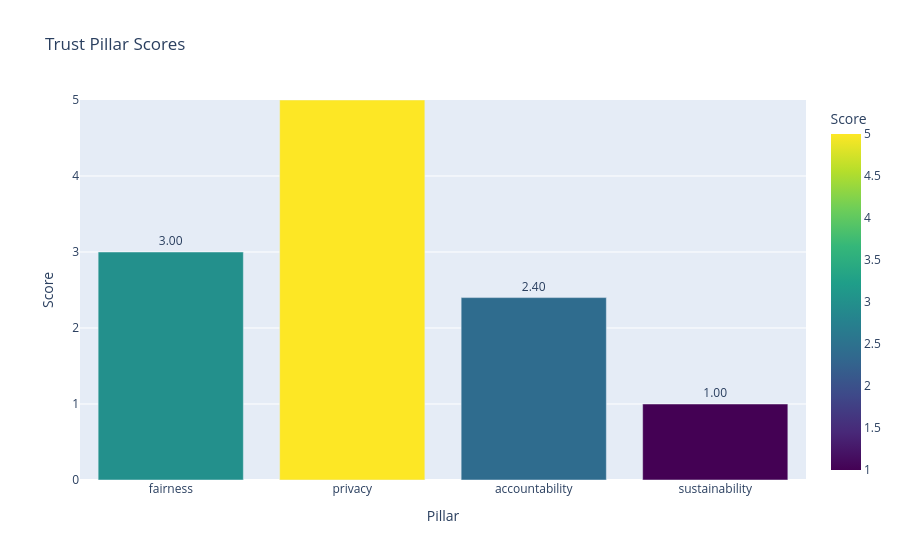
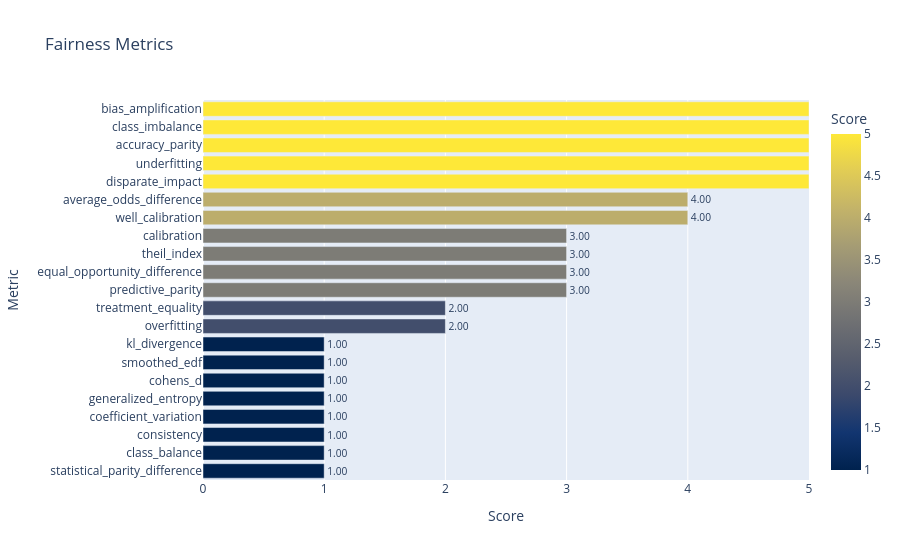
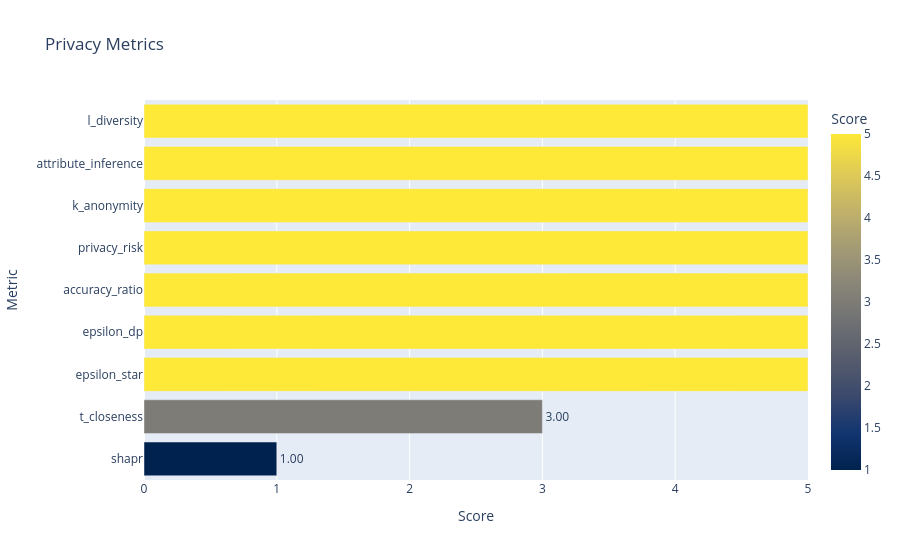
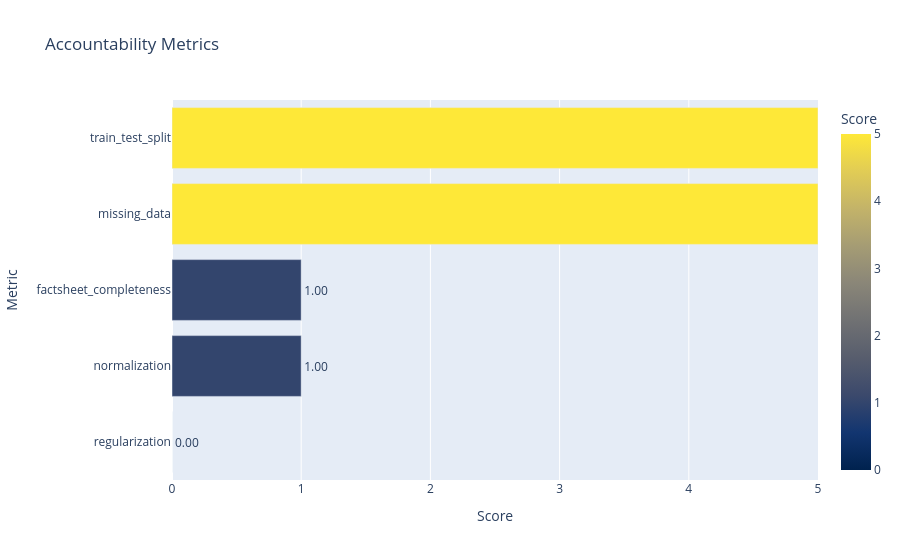

Notebook cell for these charts, in order:
### Code cell
# === Cargar datos ===

pillar_scores = results["pillar_score"]
details = results["details"]

# === Gráfico de barras de pilares ===
df_pillars = pd.DataFrame(list(pillar_scores.items()), columns=["Pillar", "Score"])
fig_pillars = px.bar(
    df_pillars,
    x="Pillar",
    y="Score",
    text="Score",
    color="Score",
    color_continuous_scale="Viridis",
    range_y=[0, 5],
    title="Trust Pillar Scores"
)
fig_pillars.update_traces(texttemplate="%{text:.2f}", textposition="outside")
fig_pillars.show()  # Esto abre un navegador con el gráfico interactivo

# === Gráficos por métricas individuales de cada pilar ===
for pillar, metrics in details.items():
    df_metrics = pd.DataFrame(list(metrics.items()), columns=["Metric", "Score"])
    df_metrics = df_metrics.sort_values("Score")  # Para que las barras horizontales estén ordenadas
    fig = px.bar(
        df_metrics,
        x="Score",
        y="Metric",
        orientation="h",
        text="Score",
        color="Score",
        color_continuous_scale="Cividis",
        range_x=[0, 5],
        title=f"{pillar.capitalize()} Metrics"
    )
    fig.update_traces(texttemplate="%{text:.2f}", textposition="outside")
    fig.show()  # Abre cada gráfico en una ventana o pestaña del navegador

### Figure 1 — Plotly figure (JSON) as saved in the notebook; plotly's stock layout.template omitted (floating-point values rounded to 4 significant figures)
{"data": [{"hovertemplate": "Pillar=%{x}<br>Score=%{marker.color}<extra></extra>", "legendgroup": "", "marker": {"color": [3.0, 5.0, 2.4, 1.0], "coloraxis": "coloraxis", "pattern": {"shape": ""}}, "name": "", "orientation": "v", "showlegend": false, "text": [3.0, 5.0, 2.4, 1.0], "textposition": "outside", "texttemplate": "%{text:.2f}", "type": "bar", "x": ["fairness", "privacy", "accountability", "sustainability"], "xaxis": "x", "y": [3.0, 5.0, 2.4, 1.0], "yaxis": "y"}], "layout": {"barmode": "relative", "coloraxis": {"colorbar": {"title": {"text": "Score"}}, "colorscale": [[0, "#440154"], [0.1111, "#482878"], [0.2222, "#3e4989"], [0.3333, "#31688e"], [0.4444, "#26828e"], [0.5556, "#1f9e89"], [0.6667, "#35b779"], [0.7778, "#6ece58"], [0.8889, "#b5de2b"], [1, "#fde725"]]}, "legend": {"tracegroupgap": 0}, "title": {"text": "Trust Pillar Scores"}, "xaxis": {"anchor": "y", "domain": [0, 1], "title": {"text": "Pillar"}}, "yaxis": {"anchor": "x", "domain": [0, 1], "range": [0, 5], "title": {"text": "Score"}}}}

### Figure 2 — Plotly figure (JSON) as saved in the notebook; plotly's stock layout.template omitted (floating-point values rounded to 4 significant figures)
{"data": [{"hovertemplate": "Score=%{marker.color}<br>Metric=%{y}<extra></extra>", "legendgroup": "", "marker": {"color": [1, 1, 1, 1, 1, 1, 1, 1, 2, 2, 3, 3, 3, 3, 4, 4, 5, 5, 5, 5, 5], "coloraxis": "coloraxis", "pattern": {"shape": ""}}, "name": "", "orientation": "h", "showlegend": false, "text": [1.0, 1.0, 1.0, 1.0, 1.0, 1.0, 1.0, 1.0, 2.0, 2.0, 3.0, 3.0, 3.0, 3.0, 4.0, 4.0, 5.0, 5.0, 5.0, 5.0, 5.0], "textposition": "outside", "texttemplate": "%{text:.2f}", "type": "bar", "x": [1, 1, 1, 1, 1, 1, 1, 1, 2, 2, 3, 3, 3, 3, 4, 4, 5, 5, 5, 5, 5], "xaxis": "x", "y": ["statistical_parity_difference", "class_balance", "consistency", "coefficient_variation", "generalized_entropy", "cohens_d", "smoothed_edf", "kl_divergence", "overfitting", "treatment_equality", "predictive_parity", "equal_opportunity_difference", "theil_index", "calibration", "well_calibration", "average_odds_difference", "disparate_impact", "underfitting", "accuracy_parity", "class_imbalance", "bias_amplification"], "yaxis": "y"}], "layout": {"barmode": "relative", "coloraxis": {"colorbar": {"title": {"text": "Score"}}, "colorscale": [[0, "#00224e"], [0.1111, "#123570"], [0.2222, "#3b496c"], [0.3333, "#575d6d"], [0.4444, "#707173"], [0.5556, "#8a8678"], [0.6667, "#a59c74"], [0.7778, "#c3b369"], [0.8889, "#e1cc55"], [1, "#fee838"]]}, "legend": {"tracegroupgap": 0}, "title": {"text": "Fairness Metrics"}, "xaxis": {"anchor": "y", "domain": [0, 1], "range": [0, 5], "title": {"text": "Score"}}, "yaxis": {"anchor": "x", "domain": [0, 1], "title": {"text": "Metric"}}}}

### Figure 3 — Plotly figure (JSON) as saved in the notebook; plotly's stock layout.template omitted (floating-point values rounded to 4 significant figures)
{"data": [{"hovertemplate": "Score=%{marker.color}<br>Metric=%{y}<extra></extra>", "legendgroup": "", "marker": {"color": [1, 3, 5, 5, 5, 5, 5, 5, 5], "coloraxis": "coloraxis", "pattern": {"shape": ""}}, "name": "", "orientation": "h", "showlegend": false, "text": [1.0, 3.0, 5.0, 5.0, 5.0, 5.0, 5.0, 5.0, 5.0], "textposition": "outside", "texttemplate": "%{text:.2f}", "type": "bar", "x": [1, 3, 5, 5, 5, 5, 5, 5, 5], "xaxis": "x", "y": ["shapr", "t_closeness", "epsilon_star", "epsilon_dp", "accuracy_ratio", "privacy_risk", "k_anonymity", "attribute_inference", "l_diversity"], "yaxis": "y"}], "layout": {"barmode": "relative", "coloraxis": {"colorbar": {"title": {"text": "Score"}}, "colorscale": [[0, "#00224e"], [0.1111, "#123570"], [0.2222, "#3b496c"], [0.3333, "#575d6d"], [0.4444, "#707173"], [0.5556, "#8a8678"], [0.6667, "#a59c74"], [0.7778, "#c3b369"], [0.8889, "#e1cc55"], [1, "#fee838"]]}, "legend": {"tracegroupgap": 0}, "title": {"text": "Privacy Metrics"}, "xaxis": {"anchor": "y", "domain": [0, 1], "range": [0, 5], "title": {"text": "Score"}}, "yaxis": {"anchor": "x", "domain": [0, 1], "title": {"text": "Metric"}}}}

### Figure 4 — Plotly figure (JSON) as saved in the notebook; plotly's stock layout.template omitted (floating-point values rounded to 4 significant figures)
{"data": [{"hovertemplate": "Score=%{marker.color}<br>Metric=%{y}<extra></extra>", "legendgroup": "", "marker": {"color": [0, 1, 1, 5, 5], "coloraxis": "coloraxis", "pattern": {"shape": ""}}, "name": "", "orientation": "h", "showlegend": false, "text": [0.0, 1.0, 1.0, 5.0, 5.0], "textposition": "outside", "texttemplate": "%{text:.2f}", "type": "bar", "x": [0, 1, 1, 5, 5], "xaxis": "x", "y": ["regularization", "normalization", "factsheet_completeness", "missing_data", "train_test_split"], "yaxis": "y"}], "layout": {"barmode": "relative", "coloraxis": {"colorbar": {"title": {"text": "Score"}}, "colorscale": [[0, "#00224e"], [0.1111, "#123570"], [0.2222, "#3b496c"], [0.3333, "#575d6d"], [0.4444, "#707173"], [0.5556, "#8a8678"], [0.6667, "#a59c74"], [0.7778, "#c3b369"], [0.8889, "#e1cc55"], [1, "#fee838"]]}, "legend": {"tracegroupgap": 0}, "title": {"text": "Accountability Metrics"}, "xaxis": {"anchor": "y", "domain": [0, 1], "range": [0, 5], "title": {"text": "Score"}}, "yaxis": {"anchor": "x", "domain": [0, 1], "title": {"text": "Metric"}}}}
